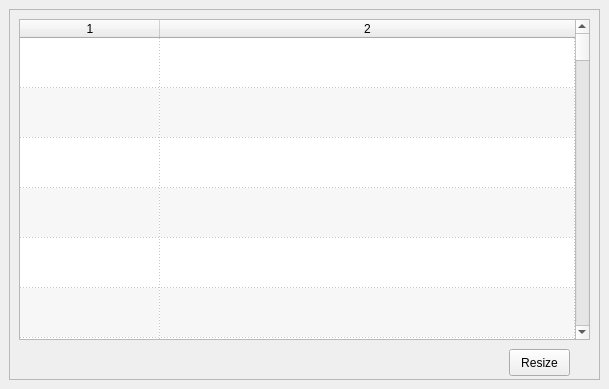
   <widget class="QWidget" name="notesTab">
    <attribute name="icon">
     <iconset resource="resources.qrc">
      <normaloff>:/icons/icons/document-sign.ico</normaloff>:/icons/icons/document-sign.ico</iconset>
    </attribute>
    <attribute name="title">
     <string>Notes</string>
    </attribute>
    <widget class="QFrame" name="notesFrame">
     <property name="geometry">
      <rect>
       <x>9</x>
       <y>9</y>
       <width>591</width>
       <height>371</height>
      </rect>
     </property>
     <property name="frameShape">
      <enum>QFrame::StyledPanel</enum>
     </property>
     <property name="frameShadow">
      <enum>QFrame::Raised</enum>
     </property>
     <widget class="QTableWidget" name="notesTableWidget">
      <property name="geometry">
       <rect>
        <x>10</x>
        <y>10</y>
        <width>571</width>
        <height>321</height>
       </rect>
      </property>
      <property name="sizePolicy">
       <sizepolicy hsizetype="Expanding" vsizetype="Expanding">
        <horstretch>0</horstretch>
        <verstretch>0</verstretch>
       </sizepolicy>
      </property>
      <property name="maximumSize">
       <size>
        <width>16777215</width>
        <height>321</height>
       </size>
      </property>
      <property name="acceptDrops">
       <bool>true</bool>
      </property>
      <property name="midLineWidth">
       <number>1</number>
      </property>
      <property name="verticalScrollBarPolicy">
       <enum>Qt::ScrollBarAsNeeded</enum>
      </property>
      <property name="horizontalScrollBarPolicy">
       <enum>Qt::ScrollBarAsNeeded</enum>
      </property>
      <property name="editTriggers">
       <set>QAbstractItemView::DoubleClicked</set>
      </property>
      <property name="dragEnabled">
       <bool>true</bool>
      </property>
      <property name="dragDropMode">
       <enum>QAbstractItemView::DragDrop</enum>
      </property>
      <property name="defaultDropAction">
       <enum>Qt::CopyAction</enum>
      </property>
      <property name="alternatingRowColors">
       <bool>true</bool>
      </property>
      <property name="verticalScrollMode">
       <enum>QAbstractItemView::ScrollPerPixel</enum>
      </property>
      <property name="gridStyle">
       <enum>Qt::DotLine</enum>
      </property>
      <property name="sortingEnabled">
       <bool>true</bool>
      </property>
      <property name="wordWrap">
       <bool>true</bool>
      </property>
      <property name="rowCount">
       <number>2000</number>
      </property>
      <property name="columnCount">
       <number>2</number>
      </property>
      <attribute name="horizontalHeaderCascadingSectionResizes">
       <bool>false</bool>
      </attribute>
      <attribute name="horizontalHeaderDefaultSectionSize">
       <number>140</number>
      </attribute>
      <attribute name="horizontalHeaderMinimumSectionSize">
       <number>56</number>
      </attribute>
      <attribute name="horizontalHeaderStretchLastSection">
       <bool>true</bool>
      </attribute>
      <attribute name="verticalHeaderVisible">
       <bool>false</bool>
      </attribute>
      <attribute name="verticalHeaderCascadingSectionResizes">
       <bool>true</bool>
      </attribute>
      <attribute name="verticalHeaderDefaultSectionSize">
       <number>50</number>
      </attribute>
      <row/>
      <row/>
      <row/>
      <row/>
      <row/>
      <row/>
      <row/>
      <row/>
      <row/>
      <row/>
      <row/>
      <row/>
      <row/>
      <row/>
      <row/>
      <row/>
      <row/>
      <row/>
      <row/>
      <row/>
      <row/>
      <row/>
      <row/>
      <row/>
      <row/>
      <row/>
      <row/>
      <row/>
      <row/>
      <row/>
      <row/>
      <row/>
      <row/>
      <row/>
      <row/>
      <row/>
      <row/>
      <row/>
      <row/>
      <row/>
      <row/>
      <row/>
      <row/>
      <row/>
      <row/>
      <row/>
      <row/>
      <row/>
      <row/>
      <row/>
      <row/>
      <row/>
      <row/>
      <row/>
      <row/>
      <row/>
      <row/>
      <row/>
      <row/>
      <row/>
      <row/>
      <row/>
      <row/>
      <row/>
      <row/>
      <row/>
      <row/>
      <row/>
      <row/>
      <row/>
      <row/>
      <row/>
      <row/>
      <row/>
      <row/>
      <row/>
      <row/>
      <row/>
      <row/>
      <row/>
      <row/>
      <row/>
      <row/>
      <row/>
      <row/>
      <row/>
      <row/>
      <row/>
      <row/>
      <row/>
      <row/>
      <row/>
      <row/>
      <row/>
      <row/>
      <row/>
      <row/>
      <row/>
      <row/>
      <row/>
      <row/>
      <row/>
      <row/>
      <row/>
      <row/>
      <row/>
      <row/>
      <row/>
      <row/>
      <row/>
      <row/>
      <row/>
      <row/>
      <row/>
      <row/>
      <row/>
      <row/>
      <row/>
      <row/>
      <row/>
      <row/>
      <row/>
      <row/>
      <row/>
      <row/>
      <row/>
      <row/>
      <row/>
      <row/>
      <row/>
      <row/>
      <row/>
      <row/>
      <row/>
      <row/>
      <row/>
      <row/>
      <row/>
      <row/>
      <row/>
      <row/>
      <row/>
      <row/>
      <row/>
      <row/>
      <row/>
      <row/>
      <row/>
      <row/>
      <row/>
      <row/>
      <row/>
      <row/>
      <row/>
      <row/>
      <row/>
      <row/>
      <row/>
      <row/>
      <row/>
      <row/>
      <row/>
      <row/>
      <row/>
      <row/>
      <row/>
      <row/>
      <row/>
      <row/>
      <row/>
      <row/>
      <row/>
      <row/>
      <row/>
      <row/>
      <row/>
      <row/>
      <row/>
      <row/>
      <row/>
      <row/>
      <row/>
      <row/>
      <row/>
      <row/>
      <row/>
      <row/>
      <row/>
      <row/>
      <row/>
      <row/>
      <row/>
      <row/>
      <row/>
      <row/>
      <row/>
      <row/>
      <row/>
      <row/>
      <row/>
      <row/>
      <row/>
      <row/>
      <row/>
      <row/>
      <row/>
      <row/>
      <row/>
      <row/>
      <row/>
      <row/>
      <row/>
      <row/>
      <row/>
      <row/>
      <row/>
      <row/>
      <row/>
      <row/>
      <row/>
      <row/>
      <row/>
      <row/>
      <row/>
      <row/>
      <row/>
      <row/>
      <row/>
      <row/>
      <row/>
      <row/>
      <row/>
      <row/>
      <row/>
      <row/>
      <row/>
      <row/>
      <row/>
      <row/>
      <row/>
      <row/>
      <row/>
      <row/>
      <row/>
      <row/>
      <row/>
      <row/>
      <row/>
      <row/>
      <row/>
      <row/>
      <row/>
      <row/>
      <row/>
      <row/>
      <row/>
      <row/>
      <row/>
      <row/>
      <row/>
      <row/>
      <row/>
      <row/>
      <row/>
      <row/>
      <row/>
      <row/>
      <row/>
      <row/>
      <row/>
      <row/>
      <row/>
      <row/>
      <row/>
      <row/>
      <row/>
      <row/>
      <row/>
      <row/>
      <row/>
      <row/>
      <row/>
      <row/>
      <row/>
      <row/>
      <row/>
      <row/>
      <row/>
      <row/>
      <row/>
      <row/>
      <row/>
      <row/>
      <row/>
      <row/>
      <row/>
      <row/>
      <row/>
      <row/>
      <row/>
      <row/>
      <row/>
      <row/>
      <row/>
      <row/>
      <row/>
      <row/>
      <row/>
      <row/>
      <row/>
      <row/>
      <row/>
      <row/>
      <row/>
      <row/>
      <row/>
      <row/>
      <row/>
      <row/>
      <row/>
      <row/>
      <row/>
      <row/>
      <row/>
      <row/>
      <row/>
      <row/>
      <row/>
      <row/>
      <row/>
      <row/>
      <row/>
      <row/>
      <row/>
      <row/>
      <row/>
      <row/>
      <row/>
      <row/>
      <row/>
      <row/>
      <row/>
      <row/>
      <row/>
      <row/>
      <row/>
      <row/>
      <row/>
      <row/>
      <row/>
      <row/>
      <row/>
      <row/>
      <row/>
      <row/>
      <row/>
      <row/>
      <row/>
      <row/>
      <row/>
      <row/>
      <row/>
      <row/>
      <row/>
      <row/>
      <row/>
      <row/>
      <row/>
      <row/>
      <row/>
      <row/>
      <row/>
      <row/>
      <row/>
      <row/>
      <row/>
      <row/>
      <row/>
      <row/>
      <row/>
      <row/>
      <row/>
      <row/>
      <row/>
      <row/>
      <row/>
      <row/>
      <row/>
      <row/>
      <row/>
      <row/>
      <row/>
      <row/>
      <row/>
      <row/>
      <row/>
      <row/>
      <row/>
      <row/>
      <row/>
      <row/>
      <row/>
      <row/>
      <row/>
      <row/>
      <row/>
      <row/>
      <row/>
      <row/>
      <row/>
      <row/>
      <row/>
      <row/>
      <row/>
      <row/>
      <row/>
      <row/>
      <row/>
      <row/>
      <row/>
      <row/>
      <row/>
      <row/>
      <row/>
      <row/>
      <row/>
      <row/>
      <row/>
      <row/>
      <row/>
      <row/>
      <row/>
      <row/>
      <row/>
      <row/>
      <row/>
      <row/>
      <row/>
      <row/>
      <row/>
      <row/>
      <row/>
      <row/>
      <row/>
      <row/>
      <row/>
      <row/>
      <row/>
      <row/>
      <row/>
      <row/>
      <row/>
      <row/>
      <row/>
      <row/>
      <row/>
      <row/>
      <row/>
      <row/>
      <row/>
      <row/>
      <row/>
      <row/>
      <row/>
      <row/>
      <row/>
      <row/>
      <row/>
      <row/>
      <row/>
      <row/>
      <row/>
      <row/>
      <row/>
      <row/>
      <row/>
      <row/>
      <row/>
      <row/>
      <row/>
      <row/>
      <row/>
      <row/>
      <row/>
      <row/>
      <row/>
      <row/>
      <row/>
      <row/>
      <row/>
      <row/>
      <row/>
      <row/>
      <row/>
      <row/>
      <row/>
      <row/>
      <row/>
      <row/>
      <row/>
      <row/>
      <row/>
      <row/>
      <row/>
      <row/>
      <row/>
      <row/>
      <row/>
      <row/>
      <row/>
      <row/>
      <row/>
      <row/>
      <row/>
      <row/>
      <row/>
      <row/>
      <row/>
      <row/>
      <row/>
      <row/>
      <row/>
      <row/>
      <row/>
      <row/>
      <row/>
      <row/>
      <row/>
      <row/>
      <row/>
      <row/>
      <row/>
      <row/>
      <row/>
      <row/>
      <row/>
      <row/>
      <row/>
      <row/>
      <row/>
      <row/>
      <row/>
      <row/>
      <row/>
      <row/>
      <row/>
      <row/>
      <row/>
      <row/>
      <row/>
      <row/>
      <row/>
      <row/>
      <row/>
      <row/>
      <row/>
      <row/>
      <row/>
      <row/>
      <row/>
      <row/>
      <row/>
      <row/>
      <row/>
      <row/>
      <row/>
      <row/>
      <row/>
      <row/>
      <row/>
      <row/>
      <row/>
      <row/>
      <row/>
      <row/>
      <row/>
      <row/>
      <row/>
      <row/>
      <row/>
      <row/>
      <row/>
      <row/>
      <row/>
      <row/>
      <row/>
      <row/>
      <row/>
      <row/>
      <row/>
      <row/>
      <row/>
      <row/>
      <row/>
      <row/>
      <row/>
      <row/>
      <row/>
      <row/>
      <row/>
      <row/>
      <row/>
      <row/>
      <row/>
      <row/>
      <row/>
      <row/>
      <row/>
      <row/>
      <row/>
      <row/>
      <row/>
      <row/>
      <row/>
      <row/>
      <row/>
      <row/>
      <row/>
      <row/>
      <row/>
      <row/>
      <row/>
      <row/>
      <row/>
      <row/>
      <row/>
      <row/>
      <row/>
      <row/>
      <row/>
      <row/>
      <row/>
      <row/>
      <row/>
      <row/>
      <row/>
      <row/>
      <row/>
      <row/>
      <row/>
      <row/>
      <row/>
      <row/>
      <row/>
      <row/>
      <row/>
      <row/>
      <row/>
      <row/>
      <row/>
      <row/>
      <row/>
      <row/>
      <row/>
      <row/>
      <row/>
      <row/>
      <row/>
      <row/>
      <row/>
      <row/>
      <row/>
      <row/>
      <row/>
      <row/>
      <row/>
      <row/>
      <row/>
      <row/>
      <row/>
      <row/>
      <row/>
      <row/>
      <row/>
      <row/>
      <row/>
      <row/>
      <row/>
      <row/>
      <row/>
      <row/>
      <row/>
      <row/>
      <row/>
      <row/>
      <row/>
      <row/>
      <row/>
      <row/>
      <row/>
      <row/>
      <row/>
      <row/>
      <row/>
      <row/>
      <row/>
      <row/>
      <row/>
      <row/>
      <row/>
      <row/>
      <row/>
      <row/>
      <row/>
      <row/>
      <row/>
      <row/>
      <row/>
      <row/>
      <row/>
      <row/>
      <row/>
      <row/>
      <row/>
      <row/>
      <row/>
      <row/>
      <row/>
      <row/>
      <row/>
      <row/>
      <row/>
      <row/>
      <row/>
      <row/>
      <row/>
      <row/>
      <row/>
      <row/>
      <row/>
      <row/>
      <row/>
      <row/>
      <row/>
      <row/>
      <row/>
      <row/>
      <row/>
      <row/>
      <row/>
      <row/>
      <row/>
      <row/>
      <row/>
      <row/>
      <row/>
      <row/>
      <row/>
      <row/>
      <row/>
      <row/>
      <row/>
      <row/>
      <row/>
      <row/>
      <row/>
      <row/>
      <row/>
      <row/>
      <row/>
      <row/>
      <row/>
      <row/>
      <row/>
      <row/>
      <row/>
      <row/>
      <row/>
      <row/>
      <row/>
      <row/>
      <row/>
      <row/>
      <row/>
      <row/>
      <row/>
      <row/>
      <row/>
      <row/>
      <row/>
      <row/>
      <row/>
      <row/>
      <row/>
      <row/>
      <row/>
      <row/>
      <row/>
      <row/>
      <row/>
      <row/>
      <row/>
      <row/>
      <row/>
      <row/>
      <row/>
      <row/>
      <row/>
      <row/>
      <row/>
      <row/>
      <row/>
      <row/>
      <row/>
      <row/>
      <row/>
      <row/>
      <row/>
      <row/>
      <row/>
      <row/>
      <row/>
      <row/>
      <row/>
      <row/>
      <row/>
      <row/>
      <row/>
      <row/>
      <row/>
      <row/>
      <row/>
      <row/>
      <row/>
      <row/>
      <row/>
      <row/>
      <row/>
      <row/>
      <row/>
      <row/>
      <row/>
      <row/>
      <row/>
      <row/>
      <row/>
      <row/>
      <row/>
      <row/>
      <row/>
      <row/>
      <row/>
      <row/>
      <row/>
      <row/>
      <row/>
      <row/>
      <row/>
      <row/>
      <row/>
      <row/>
      <row/>
      <row/>
      <row/>
      <row/>
      <row/>
      <row/>
      <row/>
      <row/>
      <row/>
      <row/>
      <row/>
      <row/>
      <row/>
      <row/>
      <row/>
      <row/>
      <row/>
      <row/>
      <row/>
      <row/>
      <row/>
      <row/>
      <row/>
      <row/>
      <row/>
      <row/>
      <row/>
      <row/>
      <row/>
      <row/>
      <row/>
      <row/>
      <row/>
      <row/>
      <row/>
      <row/>
      <row/>
      <row/>
      <row/>
      <row/>
      <row/>
      <row/>
      <row/>
      <row/>
      <row/>
      <row/>
      <row/>
      <row/>
      <row/>
      <row/>
      <row/>
      <row/>
      <row/>
      <row/>
      <row/>
      <row/>
      <row/>
      <row/>
      <row/>
      <row/>
      <row/>
      <row/>
      <row/>
      <row/>
      <row/>
      <row/>
      <row/>
      <row/>
      <row/>
      <row/>
      <row/>
      <row/>
      <row/>
      <row/>
      <row/>
      <row/>
      <row/>
      <row/>
      <row/>
      <row/>
      <row/>
      <row/>
      <row/>
      <row/>
      <row/>
      <row/>
      <row/>
      <row/>
      <row/>
      <row/>
      <row/>
      <row/>
      <row/>
      <row/>
      <row/>
      <row/>
      <row/>
      <row/>
      <row/>
      <row/>
      <row/>
      <row/>
      <row/>
      <row/>
      <row/>
      <row/>
      <row/>
      <row/>
      <row/>
      <row/>
      <row/>
      <row/>
      <row/>
      <row/>
      <row/>
      <row/>
      <row/>
      <row/>
      <row/>
      <row/>
      <row/>
      <row/>
      <row/>
      <row/>
      <row/>
      <row/>
      <row/>
      <row/>
      <row/>
      <row/>
      <row/>
      <row/>
      <row/>
      <row/>
      <row/>
      <row/>
      <row/>
      <row/>
      <row/>
      <row/>
      <row/>
      <row/>
      <row/>
      <row/>
      <row/>
      <row/>
      <row/>
      <row/>
      <row/>
      <row/>
      <row/>
      <row/>
      <row/>
      <row/>
      <row/>
      <row/>
      <row/>
      <row/>
      <row/>
      <row/>
      <row/>
      <row/>
      <row/>
      <row/>
      <row/>
      <row/>
      <row/>
      <row/>
      <row/>
      <row/>
      <row/>
      <row/>
      <row/>
      <row/>
      <row/>
      <row/>
      <row/>
      <row/>
      <row/>
      <row/>
      <row/>
      <row/>
      <row/>
      <row/>
      <row/>
      <row/>
      <row/>
      <row/>
      <row/>
      <row/>
      <row/>
      <row/>
      <row/>
      <row/>
      <row/>
      <row/>
      <row/>
      <row/>
      <row/>
      <row/>
      <row/>
      <row/>
      <row/>
      <row/>
      <row/>
      <row/>
      <row/>
      <row/>
      <row/>
      <row/>
      <row/>
      <row/>
      <row/>
      <row/>
      <row/>
      <row/>
      <row/>
      <row/>
      <row/>
      <row/>
      <row/>
      <row/>
      <row/>
      <row/>
      <row/>
      <row/>
      <row/>
      <row/>
      <row/>
      <row/>
      <row/>
      <row/>
      <row/>
      <row/>
      <row/>
      <row/>
      <row/>
      <row/>
      <row/>
      <row/>
      <row/>
      <row/>
      <row/>
      <row/>
      <row/>
      <row/>
      <row/>
      <row/>
      <row/>
      <row/>
      <row/>
      <row/>
      <row/>
      <row/>
      <row/>
      <row/>
      <row/>
      <row/>
      <row/>
      <row/>
      <row/>
      <row/>
      <row/>
      <row/>
      <row/>
      <row/>
      <row/>
      <row/>
      <row/>
      <row/>
      <row/>
      <row/>
      <row/>
      <row/>
      <row/>
      <row/>
      <row/>
      <row/>
      <row/>
      <row/>
      <row/>
      <row/>
      <row/>
      <row/>
      <row/>
      <row/>
      <row/>
      <row/>
      <row/>
      <row/>
      <row/>
      <row/>
      <row/>
      <row/>
      <row/>
      <row/>
      <row/>
      <row/>
      <row/>
      <row/>
      <row/>
      <row/>
      <row/>
      <row/>
      <row/>
      <row/>
      <row/>
      <row/>
      <row/>
      <row/>
      <row/>
      <row/>
      <row/>
      <row/>
      <row/>
      <row/>
      <row/>
      <row/>
      <row/>
      <row/>
      <row/>
      <row/>
      <row/>
      <row/>
      <row/>
      <row/>
      <row/>
      <row/>
      <row/>
      <row/>
      <row/>
      <row/>
      <row/>
      <row/>
      <row/>
      <row/>
      <row/>
      <row/>
      <row/>
      <row/>
      <row/>
      <row/>
      <row/>
      <row/>
      <row/>
      <row/>
      <row/>
      <row/>
      <row/>
      <row/>
      <row/>
      <row/>
      <row/>
      <row/>
      <row/>
      <row/>
      <row/>
      <row/>
      <row/>
      <row/>
      <row/>
      <row/>
      <row/>
      <row/>
      <row/>
      <row/>
      <row/>
      <row/>
      <row/>
      <row/>
      <row/>
      <row/>
      <row/>
      <row/>
      <row/>
      <row/>
      <row/>
      <row/>
      <row/>
      <row/>
      <row/>
      <row/>
      <row/>
      <row/>
      <row/>
      <row/>
      <row/>
      <row/>
      <row/>
      <row/>
      <row/>
      <row/>
      <row/>
      <row/>
      <row/>
      <row/>
      <row/>
      <row/>
      <row/>
      <row/>
      <row/>
      <row/>
      <row/>
      <row/>
      <row/>
      <row/>
      <row/>
      <row/>
      <row/>
      <row/>
      <row/>
      <row/>
      <row/>
      <row/>
      <row/>
      <row/>
      <row/>
      <row/>
      <row/>
      <row/>
      <row/>
      <row/>
      <row/>
      <row/>
      <row/>
      <row/>
      <row/>
      <row/>
      <row/>
      <row/>
      <row/>
      <row/>
      <row/>
      <row/>
      <row/>
      <row/>
      <row/>
      <row/>
      <row/>
      <row/>
      <row/>
      <row/>
      <row/>
      <row/>
      <row/>
      <row/>
      <row/>
      <row/>
      <row/>
      <row/>
      <row/>
      <row/>
      <row/>
      <row/>
      <row/>
      <row/>
      <row/>
      <row/>
      <row/>
      <row/>
      <row/>
      <row/>
      <row/>
      <row/>
      <row/>
      <row/>
      <row/>
      <row/>
      <row/>
      <row/>
      <row/>
      <row/>
      <row/>
      <row/>
      <row/>
      <row/>
      <row/>
      <row/>
      <row/>
      <row/>
      <row/>
      <row/>
      <row/>
      <row/>
      <row/>
      <row/>
      <row/>
      <row/>
      <row/>
      <row/>
      <row/>
      <row/>
      <row/>
      <row/>
      <row/>
      <row/>
      <row/>
      <row/>
      <row/>
      <row/>
      <row/>
      <row/>
      <row/>
      <row/>
      <row/>
      <row/>
      <row/>
      <row/>
      <row/>
      <row/>
      <row/>
      <row/>
      <row/>
      <row/>
      <row/>
      <row/>
      <row/>
      <row/>
      <row/>
      <row/>
      <row/>
      <row/>
      <row/>
      <row/>
      <row/>
      <row/>
      <row/>
      <row/>
      <row/>
      <row/>
      <row/>
      <row/>
      <row/>
      <row/>
      <row/>
      <row/>
      <row/>
      <row/>
      <row/>
      <row/>
      <row/>
      <row/>
      <row/>
      <row/>
      <row/>
      <row/>
      <row/>
      <row/>
      <row/>
      <row/>
      <row/>
      <row/>
      <row/>
      <row/>
      <row/>
      <row/>
      <row/>
      <row/>
      <row/>
      <row/>
      <row/>
      <row/>
      <row/>
      <row/>
      <row/>
      <row/>
      <row/>
      <row/>
      <row/>
      <row/>
      <row/>
      <row/>
      <row/>
      <row/>
      <row/>
      <row/>
      <row/>
      <row/>
      <row/>
      <row/>
      <row/>
      <row/>
      <row/>
      <row/>
      <row/>
      <row/>
      <row/>
      <row/>
      <row/>
      <row/>
      <row/>
      <row/>
      <row/>
      <row/>
      <row/>
      <row/>
      <row/>
      <row/>
      <row/>
      <row/>
      <row/>
      <row/>
      <row/>
      <row/>
      <row/>
      <row/>
      <row/>
      <row/>
      <row/>
      <row/>
      <row/>
      <row/>
      <row/>
      <row/>
      <row/>
      <row/>
      <row/>
      <row/>
      <row/>
      <row/>
      <row/>
      <row/>
      <row/>
      <row/>
      <row/>
      <row/>
      <row/>
      <row/>
      <row/>
      <row/>
      <row/>
      <row/>
      <row/>
      <row/>
      <row/>
      <row/>
      <row/>
      <row/>
      <row/>
      <row/>
      <row/>
      <row/>
      <row/>
      <row/>
      <row/>
      <row/>
      <row/>
      <row/>
      <row/>
      <row/>
      <row/>
      <row/>
      <row/>
      <row/>
      <row/>
      <row/>
      <row/>
      <row/>
      <row/>
      <row/>
      <row/>
      <row/>
      <row/>
      <row/>
      <row/>
      <row/>
      <row/>
      <row/>
      <row/>
      <row/>
      <row/>
      <row/>
      <row/>
      <row/>
      <row/>
      <row/>
      <row/>
      <row/>
      <row/>
      <row/>
      <row/>
      <row/>
      <row/>
      <row/>
      <row/>
      <row/>
      <row/>
      <row/>
      <row/>
      <row/>
      <row/>
      <row/>
      <row/>
      <row/>
      <row/>
      <row/>
      <row/>
      <row/>
      <row/>
      <row/>
      <row/>
      <row/>
      <row/>
      <row/>
      <row/>
      <row/>
      <row/>
      <row/>
      <row/>
      <row/>
      <row/>
      <row/>
      <row/>
      <row/>
      <row/>
      <row/>
      <row/>
      <row/>
      <row/>
      <row/>
      <row/>
      <row/>
      <row/>
      <row/>
      <row/>
      <row/>
      <row/>
      <row/>
      <row/>
      <row/>
      <row/>
      <row/>
      <row/>
      <row/>
      <row/>
      <row/>
      <row/>
      <row/>
      <row/>
      <row/>
      <row/>
      <row/>
      <row/>
      <row/>
      <row/>
      <row/>
      <row/>
      <row/>
      <row/>
      <row/>
      <row/>
      <row/>
      <row/>
      <row/>
      <row/>
      <row/>
      <row/>
      <row/>
      <row/>
      <row/>
      <row/>
      <row/>
      <row/>
      <row/>
      <row/>
      <row/>
      <row/>
      <row/>
      <row/>
      <row/>
      <row/>
      <row/>
      <row/>
      <row/>
      <row/>
      <row/>
      <row/>
      <row/>
      <row/>
      <row/>
      <row/>
      <row/>
      <row/>
      <row/>
      <row/>
      <row/>
      <row/>
      <row/>
      <row/>
      <row/>
      <row/>
      <row/>
      <row/>
      <row/>
      <row/>
      <row/>
      <row/>
      <row/>
      <row/>
      <row/>
      <row/>
      <row/>
      <row/>
      <row/>
      <row/>
      <row/>
      <row/>
      <row/>
      <row/>
      <row/>
      <row/>
      <row/>
      <row/>
      <row/>
      <row/>
      <row/>
      <row/>
      <row/>
      <row/>
      <row/>
      <row/>
      <row/>
      <row/>
      <row/>
      <row/>
      <row/>
      <row/>
      <row/>
      <row/>
      <row/>
      <row/>
      <row/>
      <row/>
      <row/>
      <row/>
      <row/>
      <row/>
      <row/>
      <row/>
      <row/>
      <row/>
      <row/>
      <row/>
      <row/>
      <row/>
      <row/>
      <row/>
      <row/>
      <row/>
      <row/>
      <row/>
      <row/>
      <row/>
      <row/>
      <row/>
      <row/>
      <row/>
      <row/>
      <row/>
      <row/>
      <row/>
      <row/>
      <row/>
      <row/>
      <row/>
      <row/>
      <row/>
      <row/>
      <row/>
      <row/>
      <row/>
      <row/>
      <row/>
      <row/>
      <row/>
      <row/>
      <row/>
      <row/>
      <row/>
      <row/>
      <row/>
      <row/>
      <row/>
      <row/>
      <row/>
      <row/>
      <row/>
      <row/>
      <row/>
      <row/>
      <row/>
      <row/>
      <row/>
      <row/>
      <row/>
      <row/>
      <row/>
      <row/>
      <row/>
      <row/>
      <row/>
      <row/>
      <row/>
      <row/>
      <row/>
      <row/>
      <row/>
      <row/>
      <row/>
      <row/>
      <row/>
      <row/>
      <row/>
      <row/>
      <row/>
      <row/>
      <row/>
      <row/>
      <row/>
      <row/>
      <row/>
      <row/>
      <row/>
      <row/>
      <row/>
      <row/>
      <row/>
      <row/>
      <row/>
      <row/>
      <row/>
      <row/>
      <row/>
      <row/>
      <row/>
      <row/>
      <row/>
      <row/>
      <row/>
      <row/>
      <row/>
      <row/>
      <row/>
      <row/>
      <row/>
      <row/>
      <row/>
      <row/>
      <row/>
      <row/>
      <row/>
      <row/>
      <row/>
      <row/>
      <row/>
      <row/>
      <row/>
      <row/>
      <row/>
      <row/>
      <row/>
      <row/>
      <row/>
      <row/>
      <row/>
      <row/>
      <row/>
      <row/>
      <row/>
      <row/>
      <row/>
      <row/>
      <row/>
      <row/>
      <row/>
      <row/>
      <row/>
      <row/>
      <row/>
      <row/>
      <row/>
      <row/>
      <row/>
      <row/>
      <row/>
      <row/>
      <row/>
      <row/>
      <row/>
      <row/>
      <row/>
      <row/>
      <row/>
      <row/>
      <row/>
      <row/>
      <row/>
      <row/>
      <row/>
      <row/>
      <row/>
      <row/>
      <row/>
      <row/>
      <row/>
      <row/>
      <row/>
      <row/>
      <row/>
      <row/>
      <row/>
      <row/>
      <row/>
      <row/>
      <row/>
      <row/>
      <row/>
      <row/>
      <row/>
      <row/>
      <row/>
      <row/>
      <row/>
      <row/>
      <row/>
      <row/>
      <row/>
      <row/>
      <row/>
      <row/>
      <row/>
      <row/>
      <row/>
      <row/>
      <row/>
      <row/>
      <row/>
      <row/>
      <row/>
      <row/>
      <row/>
      <row/>
      <row/>
      <row/>
      <row/>
      <row/>
      <row/>
      <row/>
      <row/>
      <row/>
      <row/>
      <row/>
      <row/>
      <row/>
      <row/>
      <row/>
      <row/>
      <row/>
      <row/>
      <row/>
      <row/>
      <row/>
      <row/>
      <row/>
      <row/>
      <row/>
      <row/>
      <row/>
      <row/>
      <row/>
      <row/>
      <row/>
      <row/>
      <row/>
      <row/>
      <row/>
      <row/>
      <row/>
      <row/>
      <row/>
      <row/>
      <row/>
      <row/>
      <row/>
      <row/>
      <row/>
      <row/>
      <row/>
      <row/>
      <row/>
      <row/>
      <row/>
      <row/>
      <row/>
      <row/>
      <row/>
      <row/>
      <row/>
      <row/>
      <row/>
      <row/>
      <row/>
      <row/>
      <row/>
      <row/>
      <row/>
      <row/>
      <row/>
      <row/>
      <row/>
      <row/>
      <row/>
      <row/>
      <row/>
      <row/>
      <row/>
      <row/>
      <row/>
      <row/>
      <row/>
      <row/>
      <row/>
      <row/>
      <row/>
      <row/>
      <row/>
      <row/>
      <row/>
      <row/>
      <row/>
      <row/>
      <row/>
      <row/>
      <row/>
      <row/>
      <row/>
      <row/>
      <row/>
      <row/>
      <row/>
      <row/>
      <row/>
      <row/>
      <row/>
      <row/>
      <row/>
      <row/>
      <row/>
      <row/>
      <column/>
      <column/>
     </widget>
     <widget class="QPushButton" name="notesDetailPushButton">
      <property name="geometry">
       <rect>
        <x>500</x>
        <y>340</y>
        <width>61</width>
        <height>27</height>
       </rect>
      </property>
      <property name="text">
       <string>Resize</string>
      </property>
     </widget>
    </widget>
   </widget>
